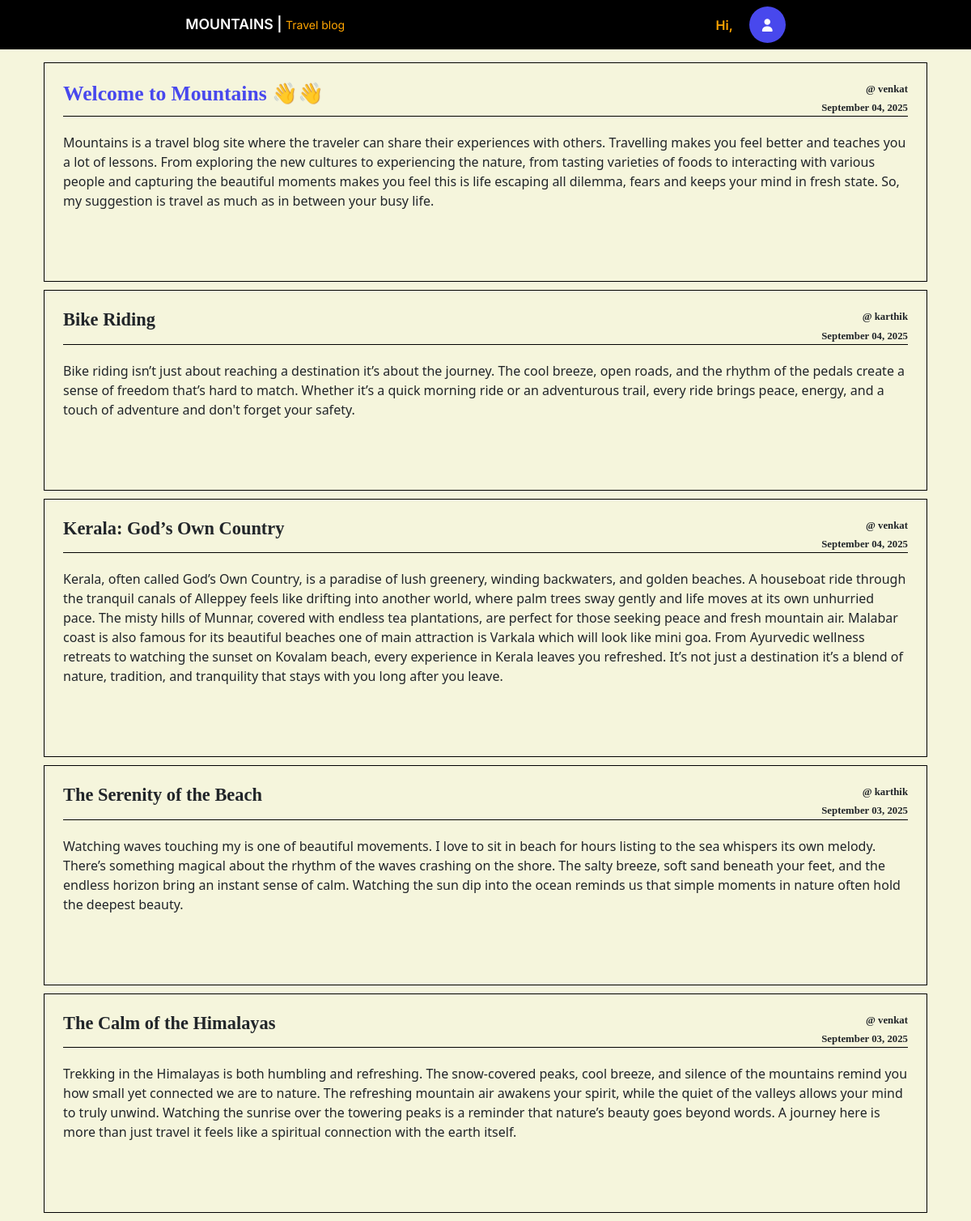
/home/, run on the app's committed database.
### app1/models.py (models this page shows, shortened)
class Post(models.Model):
    title = models.CharField(max_length=200)
    content = models.TextField()
    posted_date = models.DateTimeField(default=timezone.now)
    author = models.ForeignKey(User, on_delete=models.CASCADE)

### app1/views.py (the view)
# urls.py: path('home/', views.home, name='home'),
def home(request):
    featured_post = Post.objects.filter(title="Welcome to Mountains 👋👋").first()
    if featured_post:
        posts = Post.objects.exclude(id=featured_post.id).order_by('-posted_date')
    else:
        posts = Post.objects.all().order_by('-posted_date')
    context = {
        'featured_post': featured_post,
        'posts': posts
    }
    return render(request, 'app1/home.html', context)

### app1/templates/app1/home.html
{% extends 'app1/base.html' %}
{% load static %}
{% block content %}
<div class="container">
   <div class="container custom-container mt-3" style="max-width: 1350px; ">
        {% if featured_post %}
        <article class="media content-section">
            <div class="media-body feature-post" style="border: 1px solid black; padding: 23px; margin-bottom: 10px;">
                <div class="article-metadata">
                    <h3 style="font-size:1.6rem;font-weight: 600;color: rgb(72, 72, 237);;">{{ featured_post.title }}</h3>
                    <div>
                        <p style="margin:0;">@ {{ featured_post.author}}</p>
                        <p style="margin:0;">{{ featured_post.posted_date|date:"F d, Y" }}</p>
                    </div>
                </div>
                <p class="article-content">{{ featured_post.content }}</p>
                <br><br>
            </div>
        </article>
        {% endif %}
        {% for post in posts %}
        <article class="media content-section">
            <div class="media-body" style="border: 1px solid black; padding: 23px; margin-bottom: 10px;">
                <div class="article-metadata">
                    <h3 style="font-size:1.4rem;font-weight: 600;">{{ post.title }}</h3>
                    <div>
                        <p style="margin:0;">@ {{ post.author}}</p>
                        <p style="margin:0;">{{ post.posted_date|date:"F d, Y" }}</p>
                    </div>
                </div>
                <p class="article-content">{{ post.content }}</p>
                <br><br>
            </div>
        </article>
        {% endfor %}
    </div>
</div>
{%endblock%}

### app1/templates/app1/base.html (shortened to what this page needs)
<!DOCTYPE html>
<html lang="en">
<head>
    <link href="https://cdn.jsdelivr.net/npm/bootstrap@5.3.8/dist/css/bootstrap.min.css" rel="stylesheet">
    <link rel="stylesheet" href="https://cdnjs.cloudflare.com/ajax/libs/font-awesome/7.0.1/css/all.min.css" />
</head>
<body>
    <div class="custom-container" style="max-width:1450px;">
        {%include 'app1/navbar.html'%}
        {%block content%}
        {%endblock%}
    </div>
</body>
</html>

### app1/templates/app1/navbar.html (shortened to what this page needs)
{%load static%}
{%block navbar%}
<nav class="navbar navbar-expand-lg navbar-light w-100" style="font-family: 'Inter', sans-serif;
;background: black;">
        <div class="collapse navbar-collapse nav-logo-text" id="navbarSupportedContent">
            <ul class="navbar-nav mr-auto ">
                <li><a href="/home" class="logo"><span>MOUNTAINS | </span> Travel blog</a></li>
            </ul>
            <div class="d-flex justify-content-center align-items-center nav-text">
                <div class="name">Hi, {{request.user.username|title}}</div>
                <form class="form-inline my-2 my-lg-0">
                    <div class="dropdown">
                        <button class="btn btn-outline-primary dropdown-toggle profile" type="button" id="dropdownMenuButton" data-bs-toggle="dropdown" aria-expanded="false">
                        <i class="fa-solid fa-user"></i>
                        </button>
                    </div>
                </form>
            </div>
        </div>
    </nav>
{%endblock%}

### app1/templates/app1/base.html (style rules this page uses)
body { background-color: beige; }
.nav-logo-text { justify-content: space-around; }
.logo { color: #ffa500; font-size: 0.875rem; text-decoration: none; }
.logo span { font-size: 1.1rem; font-weight: 600; color: #fff; }
.name { font-size: 1rem; font-weight: 600; color: #ffa500; }
.profile { outline: none; width: 45px; height: 45px; padding: 5px; border: none; margin-left: 20px; border-radius: 50%; }
.profile { color: #fff; background-color: rgb(72, 72, 237); }
.dropdown-toggle::after { display: none !important; }
.media-body { min-height: 225px; display: flex; flex-direction: column; justify-content: space-around; }
.article-metadata { font-family: 'Roboto Slab', serif; display: flex; justify-content: space-between; border-bottom: 1px solid black; margin-bottom: 20px; }
.article-metadata div { display: flex; flex-direction: column; align-items: flex-end; gap: 4px; font-size: 0.8rem; font-weight: 600; }
.article-content { display: flex; flex-direction: column; justify-content: space-between; }

### data on the page
Post: title "Welcome to Mountains 👋👋", author "venkat", posted_date "September 04, 2025", content "Mountains is a travel blog site where the traveler can share their experiences with others. Travelling makes you feel better and teaches you a lot of lessons. From exploring the new cultures to experiencing the nature, from tasting varieties of foods to interacting with various people and capturing the beautiful moments makes you feel this is life escaping all dilemma, fears and keeps your mind in fresh state. So, my suggestion is travel as much as in between your busy life."
Post: title "Bike Riding", author "karthik", posted_date "September 04, 2025", content "Bike riding isn’t just about reaching a destination it’s about the journey. The cool breeze, open roads, and the rhythm of the pedals create a sense of freedom that’s hard to match. Whether it’s a quick morning ride or an adventurous trail, every ride brings peace, energy, and a touch of adventure and don't forget your safety."
Post: title "Kerala: God’s Own Country", author "venkat", posted_date "September 04, 2025", content "Kerala, often called God’s Own Country, is a paradise of lush greenery, winding backwaters, and golden beaches. A houseboat ride through the tranquil canals of Alleppey feels like drifting into another world, where palm trees sway gently and life moves at its own unhurried pace. The misty hills of Munnar, covered with endless tea plantations, are perfect for those seeking peace and fresh mountain air. Malabar coast is also famous for its beautiful beaches one of main attraction is Varkala which will look like mini goa. From Ayurvedic wellness retreats to watching the sunset on Kovalam beach, every experience in Kerala leaves you refreshed. It’s not just a destination it’s a blend of nature,…"
Post: title "The Serenity of the Beach", author "karthik", posted_date "September 03, 2025", content "Watching waves touching my is one of beautiful movements. I love to sit in beach for hours listing to the sea whispers its own melody. There’s something magical about the rhythm of the waves crashing on the shore. The salty breeze, soft sand beneath your feet, and the endless horizon bring an instant sense of calm. Watching the sun dip into the ocean reminds us that simple moments in nature often hold the deepest beauty."
Post: title "The Calm of the Himalayas", author "venkat", posted_date "September 03, 2025", content "Trekking in the Himalayas is both humbling and refreshing. The snow-covered peaks, cool breeze, and silence of the mountains remind you how small yet connected we are to nature. The refreshing mountain air awakens your spirit, while the quiet of the valleys allows your mind to truly unwind. Watching the sunrise over the towering peaks is a reminder that nature’s beauty goes beyond words. A journey here is more than just travel it feels like a spiritual connection with the earth itself."
